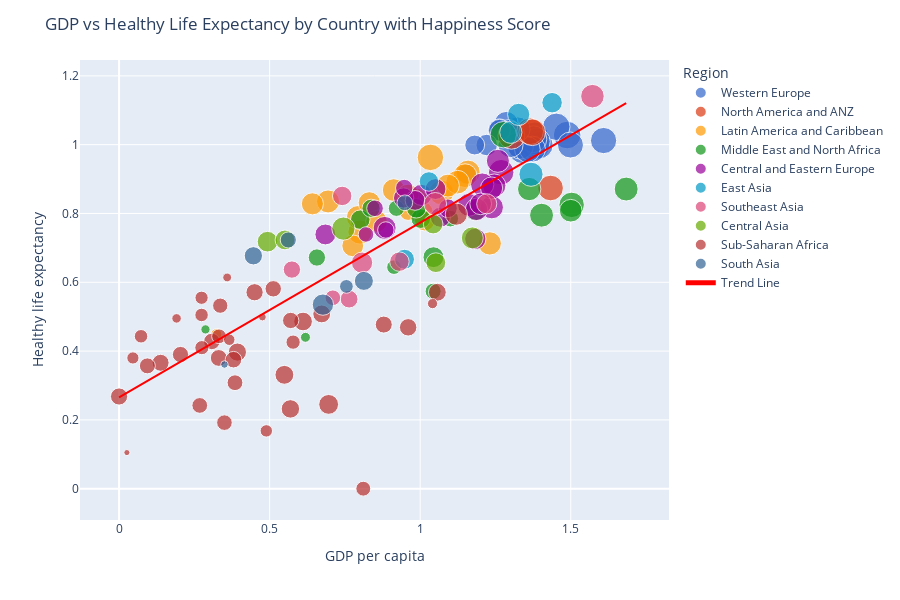

Notebook code for this chart:
### Code cell
import plotly.express as px
import plotly.graph_objects as go

# Let's scale the Score to make differences more noticeable
scaled_score = (df['Score'] - df['Score'].min()) / (df['Score'].max() - df['Score'].min()) * 100

fig = px.scatter(df, x='GDP per capita', y='Healthy life expectancy',
                 size=scaled_score, color='Region', hover_name='Country or region',
                 color_discrete_sequence=px.colors.qualitative.G10, size_max=20)


z = np.polyfit(df['GDP per capita'], df['Healthy life expectancy'], 1)
p = np.poly1d(z)
x = np.linspace(df['GDP per capita'].min(), df['GDP per capita'].max(), 100)
fig.add_trace(go.Scatter(x=x, y=p(x), mode='lines',
                         line=dict(color='red'),
                         name='Trend Line'))



fig.update_layout(width=900, height=600,
                  title='GDP vs Healthy Life Expectancy by Country with Happiness Score')

fig.show()

### Figure 1 — Plotly figure (JSON) as saved in the notebook; plotly's stock layout.template omitted (floating-point values rounded to 4 significant figures)
{"data": [{"hovertemplate": "<b>%{hovertext}</b><br><br>Region=Western Europe<br>GDP per capita=%{x}<br>Healthy life expectancy=%{y}<br>size=%{marker.size}<extra></extra>", "hovertext": ["Finland", "Denmark", "Norway", "Iceland", "Netherlands", "Switzerland", "Sweden", "Austria", "Luxembourg", "United Kingdom", "Ireland", "Germany", "Belgium", "Malta", "France", "Spain", "Italy", "Cyprus", "Northern Cyprus", "Portugal", "Croatia", "Greece"], "legendgroup": "Western Europe", "marker": {"color": "#3366CC", "size": [100, 96.56, 95.63, 94.41, 94.28, 94.12, 91.33, 89.36, 86.19, 85.46, 84.78, 84.05, 82.79, 78.78, 76.06, 71.22, 68.55, 64.95, 58.28, 57.77, 52.46, 49.51], "sizemode": "area", "sizeref": 0.25, "symbol": "circle"}, "mode": "markers", "name": "Western Europe", "orientation": "v", "showlegend": true, "type": "scatter", "x": [1.34, 1.383, 1.488, 1.38, 1.396, 1.452, 1.387, 1.376, 1.609, 1.333, 1.499, 1.373, 1.356, 1.3, 1.324, 1.286, 1.294, 1.263, 1.263, 1.221, 1.155, 1.181], "xaxis": "x", "y": [0.986, 0.996, 1.028, 1.026, 0.999, 1.052, 1.009, 1.016, 1.012, 0.996, 0.999, 0.987, 0.986, 0.999, 1.045, 1.062, 1.039, 1.042, 1.042, 0.999, 0.914, 0.999], "yaxis": "y"}, {"hovertemplate": "<b>%{hovertext}</b><br><br>Region=North America and ANZ<br>GDP per capita=%{x}<br>Healthy life expectancy=%{y}<br>size=%{marker.size}<extra></extra>", "hovertext": ["New Zealand", "Canada", "Australia", "United States"], "legendgroup": "North America and ANZ", "marker": {"color": "#DC3912", "size": [90.6, 90.01, 89.0, 82.16], "sizemode": "area", "sizeref": 0.25, "symbol": "circle"}, "mode": "markers", "name": "North America and ANZ", "orientation": "v", "showlegend": true, "type": "scatter", "x": [1.303, 1.365, 1.372, 1.433], "xaxis": "x", "y": [1.026, 1.039, 1.036, 0.874], "yaxis": "y"}, {"hovertemplate": "<b>%{hovertext}</b><br><br>Region=Latin America and Caribbean<br>GDP per capita=%{x}<br>Healthy life expectancy=%{y}<br>size=%{marker.size}<extra></extra>", "hovertext": ["Costa Rica", "Mexico", "Chile", "Guatemala", "Panama", "Brazil", "Uruguay", "El Salvador", "Trinidad & Tobago", "Colombia", "Nicaragua", "Argentina", "Ecuador", "Jamaica", "Honduras", "Bolivia", "Paraguay", "Peru", "Dominican Republic", "Venezuela", "Haiti"], "legendgroup": "Latin America and Caribbean", "marker": {"color": "#FF9900", "size": [87.75, 76.12, 73.05, 72.88, 70.55, 70.12, 69.98, 69.16, 67.92, 66.56, 66.15, 65.76, 64.59, 61.78, 61.17, 59.52, 58.79, 57.85, 52.32, 37.71, 15.13], "sizemode": "area", "sizeref": 0.25, "symbol": "circle"}, "mode": "markers", "name": "Latin America and Caribbean", "orientation": "v", "showlegend": true, "type": "scatter", "x": [1.034, 1.07, 1.159, 0.8, 1.149, 1.004, 1.124, 0.794, 1.231, 0.985, 0.694, 1.092, 0.912, 0.831, 0.642, 0.776, 0.855, 0.96, 1.015, 0.96, 0.323], "xaxis": "x", "y": [0.963, 0.861, 0.92, 0.746, 0.91, 0.802, 0.891, 0.789, 0.713, 0.841, 0.835, 0.881, 0.868, 0.831, 0.828, 0.706, 0.777, 0.854, 0.779, 0.805, 0.449], "yaxis": "y"}, {"hovertemplate": "<b>%{hovertext}</b><br><br>Region=Middle East and North Africa<br>GDP per capita=%{x}<br>Healthy life expectancy=%{y}<br>size=%{marker.size}<extra></extra>", "hovertext": ["Israel", "United Arab Emirates", "Saudi Arabia", "Qatar", "Bahrain", "Kuwait", "Libya", "Turkey", "Algeria", "Morocco", "Lebanon", "Jordan", "Palestinian Territories", "Iran", "Tunisia", "Iraq", "Egypt", "Syria", "Yemen"], "legendgroup": "Middle East and North Africa", "marker": {"color": "#109618", "size": [87.18, 80.8, 71.64, 71.62, 68.06, 64.44, 54.35, 51.26, 47.97, 47.9, 47.68, 41.76, 37.49, 34.48, 32.71, 32.22, 26.71, 12.39, 10.72], "sizemode": "area", "sizeref": 0.25, "symbol": "circle"}, "mode": "markers", "name": "Middle East and North Africa", "orientation": "v", "showlegend": true, "type": "scatter", "x": [1.276, 1.503, 1.403, 1.684, 1.362, 1.5, 1.044, 1.183, 1.002, 0.801, 0.987, 0.837, 0.657, 1.1, 0.921, 1.043, 0.913, 0.619, 0.287], "xaxis": "x", "y": [1.029, 0.825, 0.795, 0.871, 0.871, 0.808, 0.673, 0.808, 0.785, 0.782, 0.815, 0.815, 0.672, 0.785, 0.815, 0.574, 0.644, 0.44, 0.463], "yaxis": "y"}, {"hovertemplate": "<b>%{hovertext}</b><br><br>Region=Central and Eastern Europe<br>GDP per capita=%{x}<br>Healthy life expectancy=%{y}<br>size=%{marker.size}<extra></extra>", "hovertext": ["Czech Republic", "Slovakia", "Poland", "Lithuania", "Slovenia", "Kosovo", "Romania", "Latvia", "Estonia", "Hungary", "Russia", "Serbia", "Moldova", "Montenegro", "Bosnia and Herzegovina", "Belarus", "North Macedonia", "Bulgaria", "Albania", "Armenia", "Georgia", "Ukraine"], "legendgroup": "Central and Eastern Europe", "marker": {"color": "#990099", "size": [81.35, 68.04, 67.72, 67.05, 66.42, 66.05, 65.44, 62.79, 61.84, 59.09, 56.86, 55.94, 54.43, 54.31, 51.53, 50.24, 49.25, 43.9, 37.96, 34.7, 33.89, 30.09], "sizemode": "area", "sizeref": 0.25, "symbol": "circle"}, "mode": "markers", "name": "Central and Eastern Europe", "orientation": "v", "showlegend": true, "type": "scatter", "x": [1.269, 1.246, 1.206, 1.238, 1.258, 0.882, 1.162, 1.187, 1.237, 1.201, 1.183, 1.004, 0.685, 1.051, 0.945, 1.067, 0.983, 1.092, 0.947, 0.85, 0.886, 0.82], "xaxis": "x", "y": [0.92, 0.881, 0.884, 0.818, 0.953, 0.758, 0.825, 0.812, 0.874, 0.828, 0.726, 0.854, 0.739, 0.871, 0.845, 0.789, 0.838, 0.815, 0.874, 0.815, 0.752, 0.739], "yaxis": "y"}, {"hovertemplate": "<b>%{hovertext}</b><br><br>Region=East Asia<br>GDP per capita=%{x}<br>Healthy life expectancy=%{y}<br>size=%{marker.size}<extra></extra>", "hovertext": ["Taiwan", "South Korea", "Japan", "Hong Kong", "Mongolia", "China"], "legendgroup": "East Asia", "marker": {"color": "#0099C6", "size": [73.09, 61.88, 61.7, 52.42, 49.47, 47.56], "sizemode": "area", "sizeref": 0.25, "symbol": "circle"}, "mode": "markers", "name": "East Asia", "orientation": "v", "showlegend": true, "type": "scatter", "x": [1.368, 1.301, 1.327, 1.438, 0.948, 1.029], "xaxis": "x", "y": [0.914, 1.036, 1.088, 1.122, 0.667, 0.893], "yaxis": "y"}, {"hovertemplate": "<b>%{hovertext}</b><br><br>Region=Southeast Asia<br>GDP per capita=%{x}<br>Healthy life expectancy=%{y}<br>size=%{marker.size}<extra></extra>", "hovertext": ["Singapore", "Thailand", "Philippines", "Malaysia", "Indonesia", "Vietnam", "Laos", "Cambodia", "Myanmar"], "legendgroup": "Southeast Asia", "marker": {"color": "#DD4477", "size": [69.34, 64.18, 56.51, 50.57, 47.58, 47.23, 39.52, 37.57, 30.66], "sizemode": "area", "sizeref": 0.25, "symbol": "circle"}, "mode": "markers", "name": "Southeast Asia", "orientation": "v", "showlegend": true, "type": "scatter", "x": [1.572, 1.05, 0.807, 1.221, 0.931, 0.741, 0.764, 0.574, 0.71], "xaxis": "x", "y": [1.141, 0.828, 0.657, 0.828, 0.66, 0.851, 0.551, 0.637, 0.555], "yaxis": "y"}, {"hovertemplate": "<b>%{hovertext}</b><br><br>Region=Central Asia<br>GDP per capita=%{x}<br>Healthy life expectancy=%{y}<br>size=%{marker.size}<extra></extra>", "hovertext": ["Uzbekistan", "Kazakhstan", "Tajikistan", "Kyrgyzstan", "Turkmenistan", "Azerbaijan"], "legendgroup": "Central Asia", "marker": {"color": "#66AA00", "size": [67.55, 60.13, 53.17, 48.98, 48.7, 47.9], "sizemode": "area", "sizeref": 0.25, "symbol": "circle"}, "mode": "markers", "name": "Central Asia", "orientation": "v", "showlegend": true, "type": "scatter", "x": [0.745, 1.173, 0.493, 0.551, 1.052, 1.043], "xaxis": "x", "y": [0.756, 0.729, 0.718, 0.723, 0.657, 0.769], "yaxis": "y"}, {"hovertemplate": "<b>%{hovertext}</b><br><br>Region=Sub-Saharan Africa<br>GDP per capita=%{x}<br>Healthy life expectancy=%{y}<br>size=%{marker.size}<extra></extra>", "hovertext": ["Mauritius", "Nigeria", "Cameroon", "Ghana", "Ivory Coast", "Benin", "Congo (Brazzaville)", "Gabon", "South Africa", "Senegal", "Somalia", "Namibia", "Niger", "Burkina Faso", "Guinea", "Gambia", "Kenya", "Mauritania", "Mozambique", "Congo (Kinshasa)", "Mali", "Sierra Leone", "Chad", "Ethiopia", "Swaziland", "Uganda", "Zambia", "Togo", "Liberia", "Comoros", "Madagascar", "Lesotho", "Burundi", "Zimbabwe", "Botswana", "Malawi", "Rwanda", "Tanzania", "Central African Republic", "South Sudan"], "legendgroup": "Sub-Saharan Africa", "marker": {"color": "#B82E2E", "size": [61.74, 49.06, 44.57, 43.59, 42.53, 41.29, 39.85, 39.59, 38.02, 37.18, 36.92, 36.33, 36.11, 35.27, 34.19, 33.83, 33.69, 33.3, 32.81, 31.83, 31.27, 30.94, 30.45, 29.15, 27.64, 27.18, 25.51, 25.06, 22.82, 22.78, 21.97, 19.3, 18.76, 16.48, 12.92, 11.33, 9.784, 7.689, 4.679, 0], "sizemode": "area", "sizeref": 0.25, "symbol": "circle"}, "mode": "markers", "name": "Sub-Saharan Africa", "orientation": "v", "showlegend": true, "type": "scatter", "x": [1.12, 0.696, 0.549, 0.611, 0.569, 0.393, 0.673, 1.057, 0.96, 0.45, 0, 0.879, 0.138, 0.331, 0.38, 0.308, 0.512, 0.57, 0.204, 0.094, 0.385, 0.268, 0.35, 0.336, 0.811, 0.332, 0.578, 0.275, 0.073, 0.274, 0.274, 0.489, 0.046, 0.366, 1.041, 0.191, 0.359, 0.476, 0.026, 0.306], "xaxis": "x", "y": [0.798, 0.245, 0.331, 0.486, 0.232, 0.397, 0.508, 0.571, 0.469, 0.571, 0.268, 0.477, 0.366, 0.38, 0.375, 0.428, 0.581, 0.489, 0.39, 0.357, 0.308, 0.242, 0.192, 0.532, 0, 0.443, 0.426, 0.41, 0.443, 0.505, 0.555, 0.168, 0.38, 0.433, 0.538, 0.495, 0.614, 0.499, 0.105, 0.295], "yaxis": "y"}, {"hovertemplate": "<b>%{hovertext}</b><br><br>Region=South Asia<br>GDP per capita=%{x}<br>Healthy life expectancy=%{y}<br>size=%{marker.size}<extra></extra>", "hovertext": ["Pakistan", "Bhutan", "Nepal", "Bangladesh", "Sri Lanka", "India", "Afghanistan"], "legendgroup": "South Asia", "marker": {"color": "#316395", "size": [56.96, 45.34, 41.9, 32.61, 30.78, 23.64, 7.12], "sizemode": "area", "sizeref": 0.25, "symbol": "circle"}, "mode": "markers", "name": "South Asia", "orientation": "v", "showlegend": true, "type": "scatter", "x": [0.677, 0.813, 0.446, 0.562, 0.949, 0.755, 0.35], "xaxis": "x", "y": [0.535, 0.604, 0.677, 0.723, 0.831, 0.588, 0.361], "yaxis": "y"}, {"line": {"color": "red"}, "mode": "lines", "name": "Trend Line", "type": "scatter", "x": [0, 0.01701, 0.03402, 0.05103, 0.06804, 0.08505, 0.1021, 0.1191, 0.1361, 0.1531, 0.1701, 0.1871, 0.2041, 0.2211, 0.2381, 0.2552, 0.2722, 0.2892, 0.3062, 0.3232, 0.3402, 0.3572, 0.3742, 0.3912, 0.4082, 0.4253, 0.4423, 0.4593, 0.4763, 0.4933, 0.5103, 0.5273, 0.5443, 0.5613, 0.5783, 0.5954, 0.6124, 0.6294, 0.6464, 0.6634, 0.6804, 0.6974, 0.7144, 0.7314, 0.7484, 0.7655, 0.7825, 0.7995, 0.8165, 0.8335, 0.8505, 0.8675, 0.8845, 0.9015, 0.9185, 0.9356, 0.9526, 0.9696, 0.9866, 1.004, 1.021, 1.038, 1.055, 1.072, 1.089, 1.106, 1.123, 1.14, 1.157, 1.174, 1.191, 1.208, 1.225, 1.242, 1.259, 1.276, 1.293, 1.31, 1.327, 1.344, 1.361, 1.378, 1.395, 1.412, 1.429, 1.446, 1.463, 1.48, 1.497, 1.514, 1.531, 1.548, 1.565, 1.582, 1.599, 1.616, 1.633, 1.65, 1.667, 1.684], "y": [0.2656, 0.2743, 0.2829, 0.2916, 0.3002, 0.3088, 0.3175, 0.3261, 0.3347, 0.3434, 0.352, 0.3607, 0.3693, 0.3779, 0.3866, 0.3952, 0.4038, 0.4125, 0.4211, 0.4298, 0.4384, 0.447, 0.4557, 0.4643, 0.4729, 0.4816, 0.4902, 0.4988, 0.5075, 0.5161, 0.5248, 0.5334, 0.542, 0.5507, 0.5593, 0.5679, 0.5766, 0.5852, 0.5939, 0.6025, 0.6111, 0.6198, 0.6284, 0.637, 0.6457, 0.6543, 0.663, 0.6716, 0.6802, 0.6889, 0.6975, 0.7061, 0.7148, 0.7234, 0.732, 0.7407, 0.7493, 0.758, 0.7666, 0.7752, 0.7839, 0.7925, 0.8011, 0.8098, 0.8184, 0.8271, 0.8357, 0.8443, 0.853, 0.8616, 0.8702, 0.8789, 0.8875, 0.8961, 0.9048, 0.9134, 0.9221, 0.9307, 0.9393, 0.948, 0.9566, 0.9652, 0.9739, 0.9825, 0.9912, 0.9998, 1.008, 1.017, 1.026, 1.034, 1.043, 1.052, 1.06, 1.069, 1.078, 1.086, 1.095, 1.103, 1.112, 1.121]}], "layout": {"height": 600, "legend": {"itemsizing": "constant", "title": {"text": "Region"}, "tracegroupgap": 0}, "margin": {"t": 60}, "title": {"text": "GDP vs Healthy Life Expectancy by Country with Happiness Score"}, "width": 900, "xaxis": {"anchor": "y", "domain": [0, 1], "title": {"text": "GDP per capita"}}, "yaxis": {"anchor": "x", "domain": [0, 1], "title": {"text": "Healthy life expectancy"}}}}
